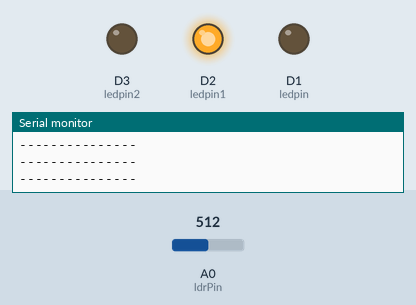
This sketch was run on a simulated ESP8266 (NodeMCU). Shown: output pins drawn as LEDs (lit = HIGH), the last lines printed to the serial monitor. The test bench sets the inputs (shaded band); at power-on: A0 (ldrPin) = 512.

Above: at 1.2 s.
1.3 s: A0 (ldrPin) set to 410
2.8 s: A0 (ldrPin) set to 382
At 3.3 s:
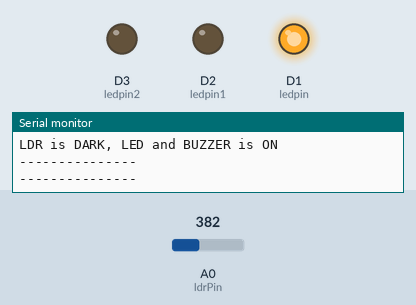
4.3 s: A0 (ldrPin) set to 810
At 4.6 s:
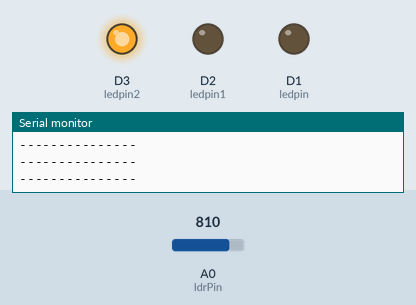
5.8 s: A0 (ldrPin) set to 782
At 6.6 s:
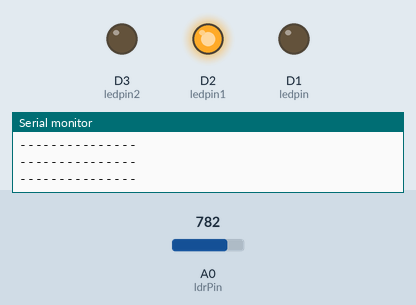
7.3 s: A0 (ldrPin) set to 900
At 8.4 s:
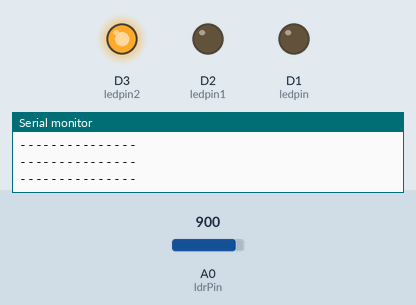
Timing chart, 0 to 9.8 s (numbered marks = the images above; inputs shaded):
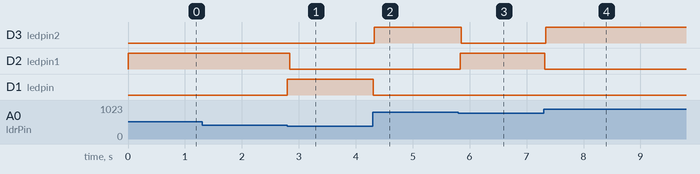

The sketch:

LDR_for_3_leds.ino
```cpp
 const int ledpin = D1;
 const int ledpin1 = D2;
 const int ledpin2 = D3;
 const int ldrPin = A0;
void setup() {
    Serial.begin(9600);
    pinMode(D1, OUTPUT);
    pinMode(D2, OUTPUT);
    pinMode(D3, OUTPUT);
}
void loop() {
    int ldrStatus = analogRead(A0);
    if (ldrStatus <= 400)  {
        digitalWrite(D1, HIGH);
        Serial.println("LDR is DARK, LED and BUZZER is ON");
        digitalWrite(D2, LOW); //turn LED off
        Serial.println("---------------");
        digitalWrite(D3, LOW); //turn LED off
        Serial.println("---------------");
    }
     else if(ldrStatus >400 && ldrStatus <=800){
    digitalWrite(D1, LOW);
        digitalWrite(D2, HIGH); //turn LED ON
        Serial.println("---------------");
        digitalWrite(D3, LOW); //turn LED off
        Serial.println("---------------");
}

 else if(ldrStatus >800 && ldrStatus <=1200){
         digitalWrite(D1, LOW);
        digitalWrite(D2, LOW); //turn LED off
        Serial.println("---------------");
        digitalWrite(D3, HIGH); //turn LED ON
        Serial.println("---------------");
 }
}
```

Measured:
- the behaviour switches between 401 and 400 on A0 (ldrPin) (found by bisection; images 0 and 1)
- the behaviour switches between 801 and 800 on A0 (ldrPin) (found by bisection; images 2 and 3)
- after the input at 2.8 s, D2 (ledpin1): HIGH → LOW at once; D1 (ledpin): LOW → HIGH at once
- after the input at 4.3 s, D3 (ledpin2): LOW → HIGH at once; D1 (ledpin): HIGH → LOW at once
- after the input at 5.8 s, D3 (ledpin2): HIGH → LOW after 0.05 s; D2 (ledpin1): LOW → HIGH at once
- after the input at 7.3 s, D3 (ledpin2): LOW → HIGH at once; D2 (ledpin1): HIGH → LOW at once
